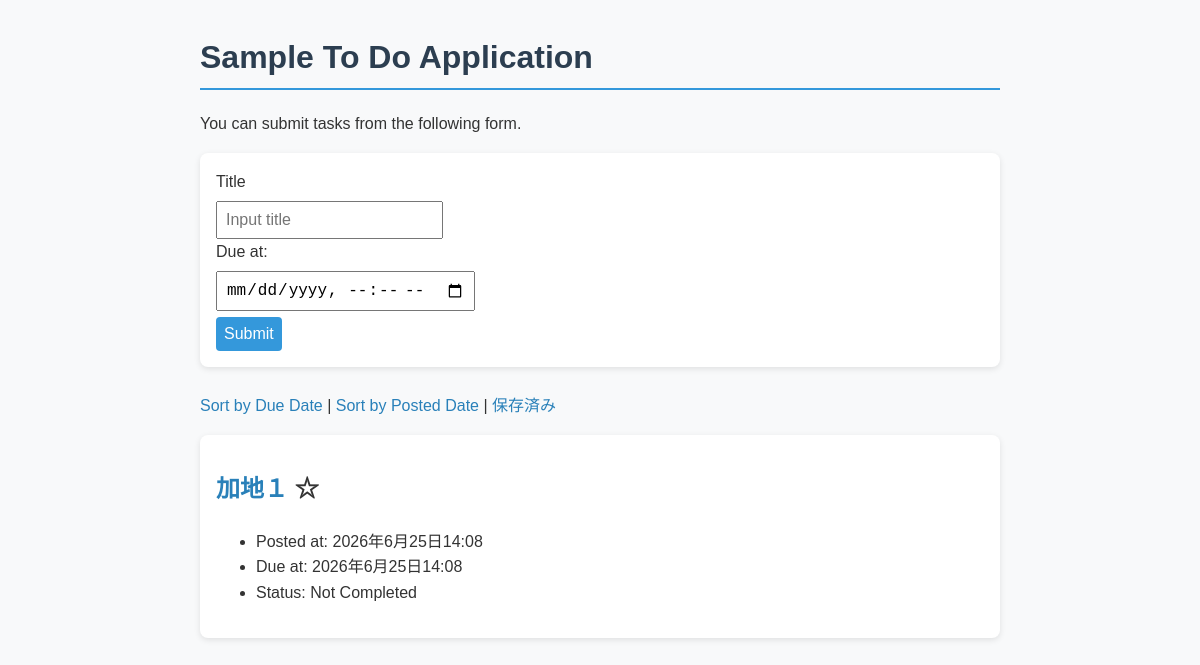
/, run on an earlier commit of the app's database.
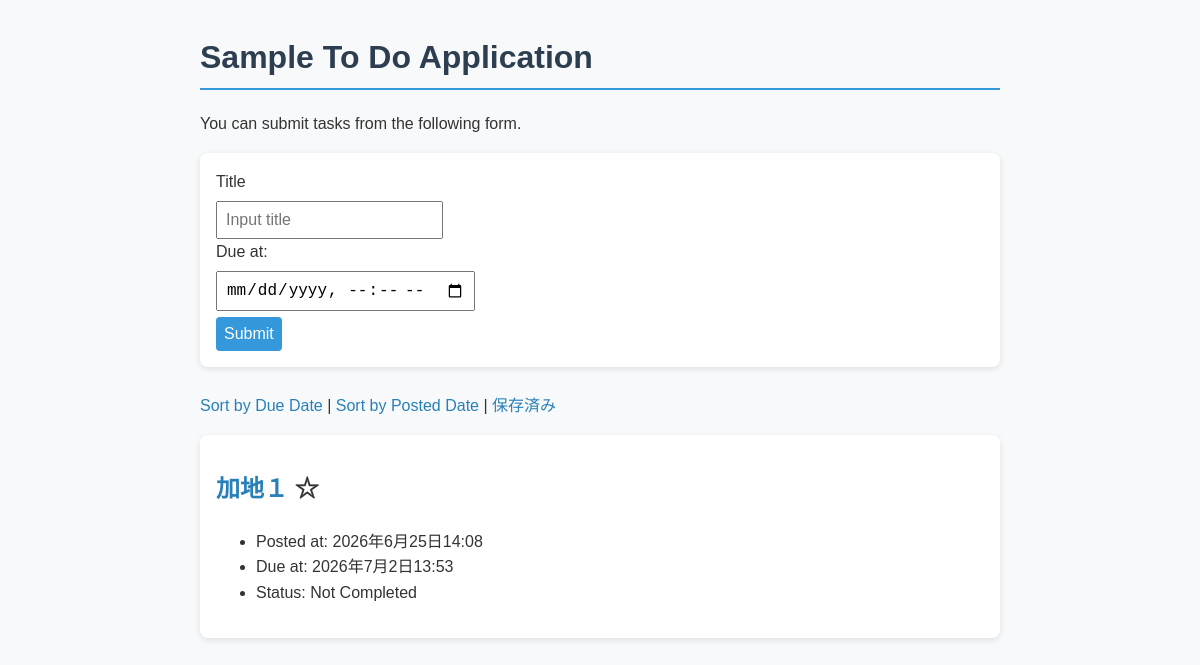
And on a later commit of the database.
### todo/models.py (models this page shows, shortened)
class Task(models.Model):
    title = models.CharField(max_length=100)
    completed = models.BooleanField(default=False)
    posted_at = models.DateTimeField(default=timezone.now)
    due_at = models.DateTimeField(null=True, blank=True)
    saved = models.BooleanField(default=False)

### todo/views.py (the view)
# urls.py: path('', todo_views.index, name='index'),
def index(request):
    if request.method == 'POST':
        task = Task(title=request.POST['title'],
                    due_at=make_aware(parse_datetime(request.POST['due_at'])))
        task.save()
    if request.GET.get('order') == 'due':
        tasks = Task.objects.order_by('due_at')
    else:
        tasks = Task.objects.order_by('-posted_at')
    context = {
        'tasks': tasks
    }
    return render(request, 'todo/index.html', context)

### todo/templates/todo/index.html (shortened to what this page needs)
{% load static %}
<!DOCTYPE html>
<html lang="ja">
  <head>
    <link rel="stylesheet" href="{% static 'todo/style.css' %}">
  </head>
  <body>
    <h1>Sample To Do Application</h1>
    <p>You can submit tasks from the following form.</p>
    <form action="{% url 'index' %}" method="post">
      <div>
        <label for="titleInput">Title</label><br>
        <input id="titleInput" name="title" type="text" placeholder="Input title">
      </div>
      <div>
        <label for="dueInput">Due at:</label><br>
        <input id="dueInput" name="due_at" type="datetime-local">
      </div>
      <div>
        <button type="submit">Submit</button>
      </div>
    </form>
    <br>
    <div>
      <a href="{% url 'index' %}?order=due">Sort by Due Date</a> |
      <a href="{% url 'index' %}?order=post">Sort by Posted Date</a>
      | <a href="{% url 'saved' %}">保存済み</a>
    </div>
    {% for task in tasks %}
    <div class="text">
      <h2><a href="{% url 'detail' task.id %}">{{ task.title }}</a></a>
        {% if task.saved %}★{% else %}☆{% endif %}
      </h2>
      <ul>
        <li>Posted at: {{ task.posted_at }}</li>
        {% if task.due_at %}
        <li>Due at: {{ task.due_at }}</li>
        {% endif %}
        {% if task.completed %}
        <li>Status: Completed</li>
        {% else %}
        <li>Status: Not Completed</li>
        {% endif %}
      </ul>
    </div>
    {% endfor %}
  </body>
</html>

What changed in the data, as far as the page shows it:
changed Task "加地１": due_at "2026年6月25日14:08" → "2026年7月2日13:53"
